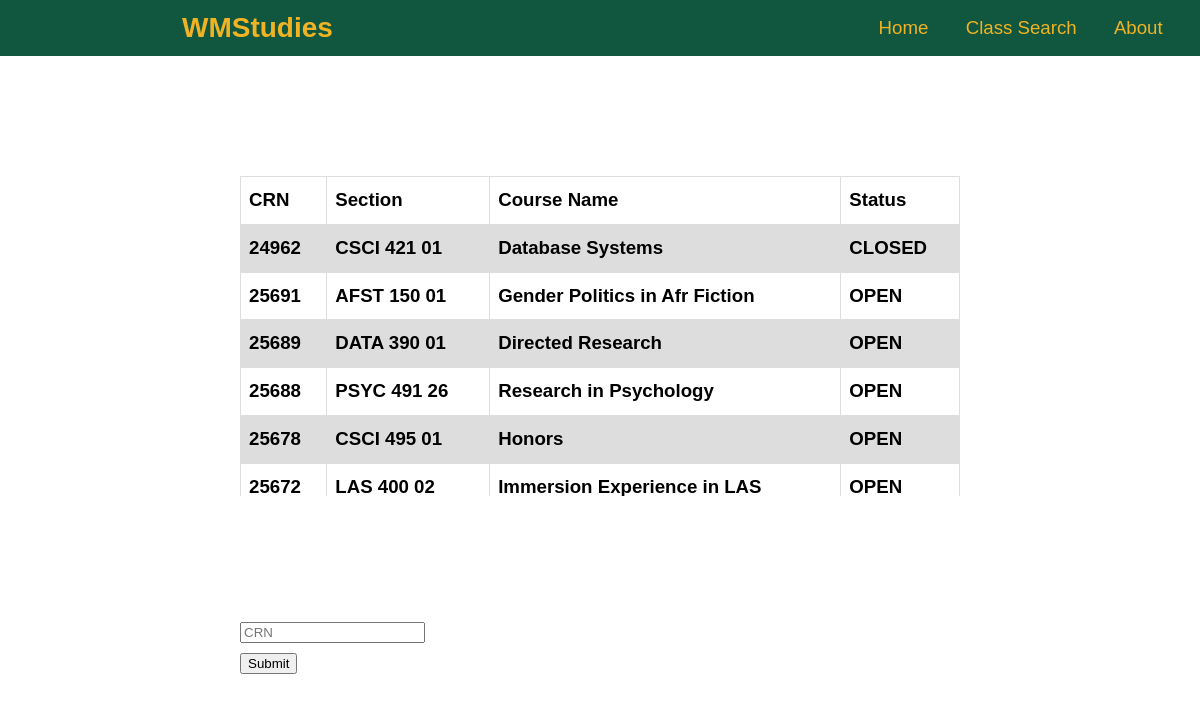
/classes/ (signed in), run on the app's committed database.
### MODULE_scraping/models.py (models this page shows)
class Course(models.Model): #The model that will function as a class
    CRN =         models.IntegerField(primary_key=True,default=0)
    subject =     models.CharField(max_length=5,default="")
    section =     models.CharField(max_length=16,default="")
    course_name = models.CharField(max_length=32,default="")
    status =      models.CharField(max_length=7,default="")
    followers =   models.ManyToManyField(User)

### MODULE_pages/views.py (the view, shortened to what this page needs)
# urls.py: path('classes/',  classes_view,       name = "classes"),
def classes_view(request,*args, **kwargs):
    if request.user.is_authenticated:
        my_context = {}
        try:
            curr_user = User.objects.get(username=request.user)
            for object in curr_user.course_set.all():
                my_context[ object.CRN ] =  [ object.section, object.course_name, object.status ]
        except AttributeError as e:
            print("User doesn't have any courses YET")
            print(e)
        except Exception as e:
            print("EXCEPTION!")
            print(e)
        return render( request, "classes.html", {"my_context" : my_context} )
    else:
        messages.error( request, 'You must login to access class view.' )
        return redirect( reverse( "home" ), {} )

### MODULE_users/models.py (called while the page is built)
    def __str__(self):              # __unicode__ on Python 2
        return self.username

    @property
    def is_active(self):
        return self.active

### templates/classes.html (shortened to what this page needs)
{% extends 'base.html'%}
{% block content %}
<section id="content-course">
    <div class="content-item-course">
        <table>
            <tr>
                <th>CRN</th>
                <th>Section</th>
                <th>Course Name</th>
                <th>Status</th>
            </tr>
            {% for class, item in my_context.items %}
                <tr>
                    <th>{{class}}</th>
                    <th>{{item.0}}</th>
                    <th>{{item.1}}</th>
                    <th>{{item.2}}</th>
                </tr>
            {% endfor %}
        </table>
    </div>
</section>
<section id="content-course">
    <form method="post">
        <div class="CRN_Taker"><input name="CRN" type="text" placeholder="CRN"></div>
        <input class="CRN_button" value="Submit" type="submit"></li>
    </form>
</section>
{% endblock %}

### templates/base.html (shortened to what this page needs)
{% load static %}
<!DOCTYPE html>
<html>
<head>
    <link rel="stylesheet" type="text/css" href="{% static 'css/main.css' %}" />
</head>
<body>
    {% include 'navbar.html' %}
    {% block content %}
    {% endblock %}
</body>
</html>

### templates/navbar.html
<header id="navbar-container">
    <a class="nav-container-item" href="{% url '' %}" id="logo"><strong>WMStudies</strong></a>
    <ul class="nav-container-item" id="non-logo-nav">
        <li><a class="nav-item" href="{% url 'home' %}">Home</a> </li>
        <li><a class="nav-item" href="{% url 'classes' %}">Class Search</a></li>
        <li><a class="nav-item" href="{% url 'about' %}">About</a></li>
    </ul>
</header>

### static/css/main.css (style rules this page uses)
html, body { min-height: 80%; height:80%; font-family:"Source Sans Pro", Arial, Helvetica, sans-serif; font-size: 14pt; font-weight: 400; line-height: 1.65; padding:0; margin:0; }
body { background: rgb(255,255,255); width:100%; font-family: sans-serif; background-size: cover; }
#navbar-container { display:flex; flex-direction: column; flex-wrap:wrap; list-style-type:none; background:#115740; justify-content: center; align-items:center; top:0; height:3em; width:100%; }
.nav-container-item { width:fit-content; color: #F0B323; text-decoration:none; }
#logo { font-weight: 400; font-size: 1.5em; align-self:flex-start; margin-left: 6.5em; }
#non-logo-nav { display: flex; align-self:flex-end; flex-direction: row; list-style-type: none; color: #F0B323; margin-right: 1em; }
.nav-item { color: #F0B323; text-decoration: none; padding:1em; }
#content-course { display: flex; flex-direction: column; flex-wrap:wrap; width:60%; height:50%; margin:10% 20%; padding:0; }
.content-item-course { overflow-y:scroll; text-decoration: none; margin: 0; padding:inherit; }
table { font-family: arial, sans-serif; border-collapse: collapse; width: 100%; }
td, th { border: 1px solid #dddddd; text-align: left; padding: 8px; }
tr:nth-child(even) { background-color: #dddddd; }

### data on the page
Course: section "CSCI 421 01", course_name "Database Systems", status "CLOSED"
Course: section "AFST 150 01", course_name "Gender Politics in Afr Fiction", status "OPEN"
Course: section "DATA 390 01", course_name "Directed Research", status "OPEN"
Course: section "PSYC 491 26", course_name "Research in Psychology", status "OPEN"
Course: section "CSCI 495 01", course_name "Honors", status "OPEN"
Course: section "LAS 400 02", course_name "Immersion Experience in LAS", status "OPEN"

### other printed values
{{ class }} "24962" "25691" "25689" "25688" "25678" "25672"
